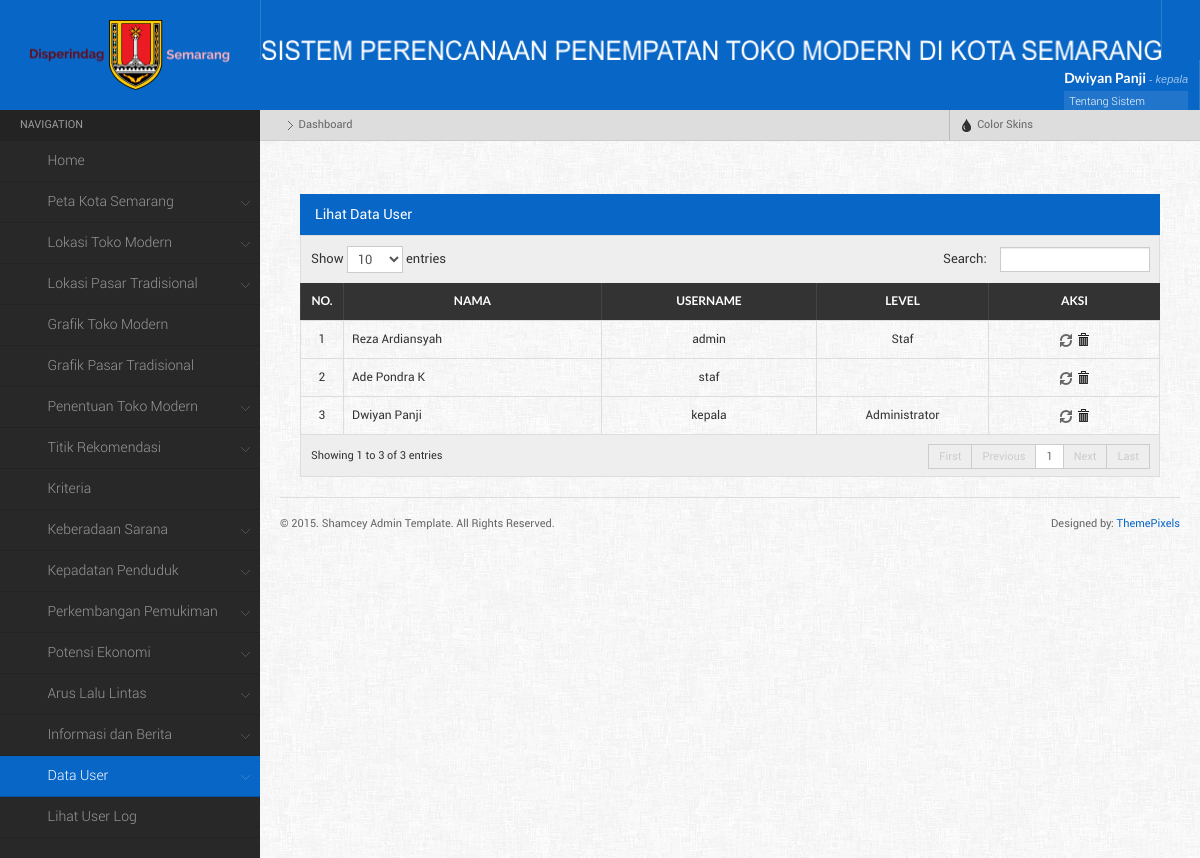
/main.php?menu=lihatUser (signed in), run on an earlier commit of the app's database.
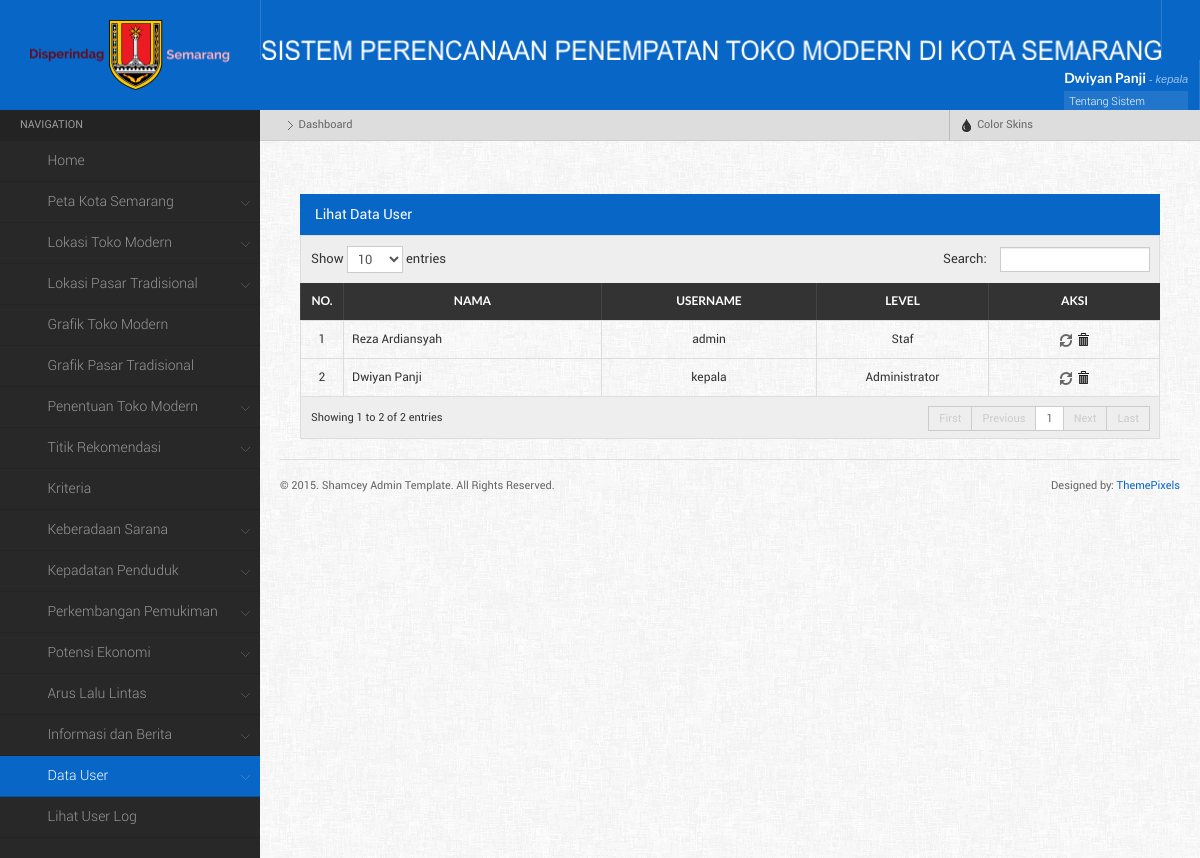
And on a later commit of the database.
### tables this page shows
CREATE TABLE IF NOT EXISTS `user` (
  `id_user` varchar(20) NOT NULL,
  `nama` varchar(50) NOT NULL,
  `username` varchar(50) NOT NULL,
  `password` varchar(100) NOT NULL,
  `level` int(11) NOT NULL,
  `foto` varchar(100) NOT NULL,
  PRIMARY KEY (`id_user`)
);

### component/lihat_user.php (the view, shortened to what this page needs)
<?php
	$query =mysql_query("SELECT * FROM user");
     echo "<div class=\"maincontent\">
            <div class=\"maincontentinner\">
                <h4 class=\"widgettitle\">Lihat Data User</h4>
                <table id=\"dyntable\" class=\"table table-bordered responsive\">
                    <thead>
                        <tr>
                            <th></th>
                            <th><center>No.</th>
                            <th><center>Nama</th>
                            <th><center>Username</th>
							<th><center>Level</th>
							<th><center>Aksi</th>
                        </tr>
                    </thead>
					<tbody>";
				$i = 1;
				function level ($lvl){
				if ($lvl==1){
					echo "Administrator";
				}else if ($lvl==2){
					echo "Staf";
				}else {
					}
				}
				while($pecah = mysql_fetch_array($query)){
				echo "<tr class=\" \">
					<td></td>
					<td style='width:5%;'><center>$i</td>
					<td style='width:30%;'>$pecah[nama]</td>
					<td style='width:25%;'><center>$pecah[username]</td>
					<td style='width:20%;'><center>"; level($pecah['level']);  echo "</td>
					<td class=\"center\" style=\"width: 60px;\"><center>
					<a href= \"main.php?menu=reset&kode=$pecah[id_user]&&username=$pecah[username]\" title=\"Reset password\" onClick=\"return confirm('Apakah Anda yakin ingin mereset password ini?')\"><i class=\" iconsweets-refresh3\"></i></a>
					<a href=\"main.php?menu=hapusUser&kode=$pecah[id_user]\" title=\"Hapus\" onClick=\"return confirm('Apakah Anda yakin ingin menghapus data ini?')\" class=\"icon-trash\"><i></i></a>
					</td>
			</tr>";
			$i++;
	};
	echo "</tbody>
	</table>
			</div>
	  </div>";
?>

### main.php (shortened to what this page needs)
<?php
if (empty($_SESSION['username']) AND empty ($_SESSION['id_user'])){
	echo "<meta http-equiv=\"refresh\" content=\"0; url=index.php\">";
}else{
?>
<html>
	<head>
		<link rel="stylesheet" href="css/style.default.css" type="text/css" />
		<link rel="stylesheet" href="css/responsive-tables.css">
		<link rel="stylesheet" href="css/bootstrap-fileupload.min.css" type="text/css" />
		<link rel="stylesheet" href="css/bootstrap-timepicker.min.css" type="text/css" />
	</head>
	<body>
		<?php
			function setActive($d){
				if(ISSET($_GET['menu'])){
					if($_GET['menu'] == $d){
						echo "class='active'";
					}
				}
			}
			function setActive1(){
			echo "active";
			}
		?>
	<div class="mainwrapper">
    <div class="header">
		<div class="logo">
			<img src="images/disperindag.png" alt="" style=" width:200px; height:70px; margin-top:-20px; !important" />
		</div>
			<div class="headerinner">
                <ul class="headmenu">
					<li>
						<img src="images/logo8.png" alt="" style=" width:900px; height:20px; margin-top:40px; !important"  />
					</li>
				<li class="right">
                    <div class="userloggedinfo">
                        <div class="userinfo">
                            <h5><?php echo $_SESSION['nama_user']; ?> <small>- <?php echo $_SESSION['username']; ?></small></h5>
                            <ul>
								<li> <a  data-toggle="modal" href="#myModal">Tentang Sistem <span class="iconfa-question-sign"></span></a></li>
                                <li><a href="main.php?menu=editProfile">Edit Profile <span class="iconfa-cog"></span></a></li>
                                <li><a href="logout.php">Sign Out <span class="iconfa-signout"></span></a></li>
                            </ul>
                        </div>
                    </div>
                </li>
				</ul>
			</div>
    </div>
    <div class="leftpanel">
        <div class="leftmenu">
            <ul class="nav nav-tabs nav-stacked">
            	<li class="nav-header">Navigation</li>
					<?php
						if($_SESSION['level'] == '1'){
					?>
						<li <?php setActive('dashboard');?>><a href="main.php"><span class="iconfa-home"></span>Home</a>
						</li>
						<li class="dropdown  <?php if (($_GET['menu'] == 'petaSemarang') || ($_GET['menu'] == 'petaSemarangapi')){ setActive1(); }?>"><a href=""><span class="iconfa-globe"></span>Peta Kota Semarang</a>
						</li>
						<li class="dropdown  <?php if (($_GET['menu'] == 'formToko') || ($_GET['menu'] == 'lihatToko')){ setActive1(); }?>"><a href=""><span class="iconfa-tags"></span>Lokasi Toko Modern</a>
						</li>
						<li class="dropdown  <?php if (($_GET['menu'] == 'formPasar') || ($_GET['menu'] == 'lihatPasar')){ setActive1(); }?>"><a href=""><span class="iconfa-shopping-cart"></span>Lokasi Pasar Tradisional</a>
						</li>
						<li <?php setActive('grafikToko');?>><a href="main.php?menu=grafikToko"><span class="iconfa-bar-chart"></span>Grafik Toko Modern</a>
						</li>
						<li <?php setActive('grafikPasar');?>><a href="main.php?menu=grafikPasar"><span class="iconfa-signal"></span>Grafik Pasar Tradisional</a>
						</li>
						<li class="dropdown  <?php if (($_GET['menu'] == 'penentuanToko') || ($_GET['menu'] == 'penentuanTokoall')){ setActive1(); }?>"><a href=""><span class="iconfa-map-marker"></span>Penentuan Toko Modern</a>
						</li>
						<li class="dropdown  <?php if (($_GET['menu'] == 'formTitik') || ($_GET['menu'] == 'lihatTitik')){ setActive1(); }?>"><a href=""><span class="iconfa-screenshot"></span>Titik Rekomendasi</a>
						</li>
						<li <?php setActive('lihatKriteria');?>><a href="main.php?menu=lihatKriteria"><span class="iconfa-wrench"></span>Kriteria</a>
						</li>
						<li class="dropdown  <?php if (($_GET['menu'] == 'formKeberadaan') || ($_GET['menu'] == 'lihatKeberadaan')){ setActive1(); }?>"><a href=""><span class="iconfa-umbrella"></span>Keberadaan Sarana</a>
						</li>
						<li class="dropdown  <?php if (($_GET['menu'] == 'formKepadatan') || ($_GET['menu'] == 'lihatKepadatan')){ setActive1(); }?>"><a href=""><span class="iconfa-th-large"></span>Kepadatan Penduduk</a>
						</li>
						<li class="dropdown  <?php if (($_GET['menu'] == 'formPerkembangan') || ($_GET['menu'] == 'lihatPerkembangan')){ setActive1(); }?>"><a href=""><span class="iconfa-th"></span>Perkembangan Pemukiman</a>
						</li>
						<li class="dropdown  <?php if (($_GET['menu'] == 'formPotensi') || ($_GET['menu'] == 'lihatPotensi')){ setActive1(); }?>"><a href=""><span class="iconfa-align-left"></span>Potensi Ekonomi</a>
						</li>
						<li class="dropdown  <?php if (($_GET['menu'] == 'formArus') || ($_GET['menu'] == 'lihatArus')){ setActive1(); }?>"><a href=""><span class="iconfa-road"></span>Arus Lalu Lintas</a>
						</li>
						<li class="dropdown  <?php if (($_GET['menu'] == 'formInfo') || ($_GET['menu'] == 'lihatInfo')){ setActive1(); }?>"><a href=""><span class="iconfa-info-sign"></span>Informasi dan Berita</a>
						</li>
						<li class="dropdown <?php if (($_GET['menu'] == 'formInputUser') || ($_GET['menu'] == 'lihatUser')){ setActive1(); }?>"><a href=""><span class="iconfa-user"></span>Data User</a>
						</li>
						<li <?php setActive('lihatLog');?>><a href="main.php?menu=lihatLog"><span class="iconfa-pencil"></span>Lihat User Log</a>
						</li>
						<?php }
						 ?>
			</ul>
        </div>
    </div>
    <div class="rightpanel">
        <ul class="breadcrumbs">
            <li><a href="main.php"><i class="iconfa-home"></i></a> <span class="separator"></span></li>
            <li>Dashboard</li>
			<li class="right">
                    <a href="" data-toggle="dropdown" class="dropdown-toggle"><i class="icon-tint"></i> Color Skins</a>
            </li>
        </ul>
        <div class="maincontent">
            <div class="maincontentinner" style='position:relative;'>
			<?php
			if(ISSET($_GET['menu'])){
				$d = $_GET['menu'];
				if($d == 'home'){
					include "component/home.php";
				}else if($d == 'dashboard'){
					include "main.php";
				}else if($d == 'editProfile'){
					include "component/editprofile.php";
				}else if($d == 'resetPass'){
					include "component/resetpass.php";
				}else if($d == 'formInputUser'){
					include "component/form_user.php";
				}else if($d == 'lihatUser'){
					include "component/lihat_user.php";
				}else if($d == 'reset'){
					include "component/resetpass.php";
				}else if($d == 'hapusUser'){
					include "component/hapus_user.php";
				}else if($d == 'lihatLog'){
					include "component/lihat_log.php";
				}else if($d == 'formTitik'){
					include "component/form_titik.php";
				}else if($d == 'lihatTitik'){
					include "component/lihat_titik.php";
				}else if($d == 'editTitik'){
					include "component/form_edit_titik.php";
				}else if($d == 'hapusTitik'){
					include "component/hapus_titik.php";
				}else if($d == 'lihatKriteria'){
					include "component/lihat_kriteria.php";
				}else if($d == 'editKriteria'){
					include "component/form_edit_kriteria.php";
				}else if($d == 'hapusKriteria'){
					include "component/hapus_kriteria.php";
				}else if($d == 'formKeberadaan'){
					include "component/form_keberadaan.php";
				}else if($d == 'lihatKeberadaan'){
					include "component/lihat_keberadaan.php";
				}else if($d == 'editKeberadaan'){
					include "component/form_edit_keberadaan.php";
				}else if($d == 'hapusKeberadaan'){
					include "component/hapus_keberadaan.php";
				}else if($d == 'formKepadatan'){
					include "component/form_kepadatan.php";
				}else if($d == 'lihatKepadatan'){
					include "component/lihat_kepadatan.php";
				}else if($d == 'editKepadatan'){
					include "component/form_edit_kepadatan.php";
				}else if($d == 'hapusKepadatan'){
					include "component/hapus_kepadatan.php";
				}else if($d == 'formPerkembangan'){
					include "component/form_perkembangan.php";
				}else if($d == 'lihatPerkembangan'){
					include "component/lihat_perkembangan.php";
				}else if($d == 'editPerkembangan'){
					include "component/form_edit_perkembangan.php";
				}else if($d == 'hapusPerkembangan'){
					include "component/hapus_perkembangan.php";
				}else if($d == 'formPotensi'){
					include "component/form_potensi.php";
				}else if($d == 'lihatPotensi'){
					include "component/lihat_potensi.php";
				}else if($d == 'editPotensi'){
					include "component/form_edit_potensi.php";
				}else if($d == 'hapusPotensi'){
					include "component/hapus_potensi.php";
				}else if($d == 'formArus'){
					include "component/form_arus.php";
				}else if($d == 'lihatArus'){
					include "component/lihat_arus.php";
				}else if($d == 'editArus'){
					include "component/form_edit_arus.php";
				}else if($d == 'hapusArus'){
					include "component/hapus_arus.php";
				}else if($d == 'formInfo'){
					include "component/form_info.php";
				}else if($d == 'lihatInfo'){
					include "component/lihat_info.php";
				}else if($d == 'editInfo'){
					include "component/form_edit_info.php";
				}else if($d == 'hapusInfo'){
					include "component/hapus_info.php";
				}else if($d == 'petaToko'){
					include "component/peta_toko.php";
				}else if($d == 'formToko'){
					include "component/form_toko.php";
				}else if($d == 'lihatToko'){
					include "component/lihat_toko.php";
				}else if($d == 'editToko'){
					include "component/form_edit_toko.php";
				}else if($d == 'hapusToko'){
					include "component/hapus_toko.php";
				}else if($d == 'petaPasar'){
					include "component/peta_pasar.php";
				}else if($d == 'formPasar'){
					include "component/form_pasar.php";
				}else if($d == 'lihatPasar'){
					include "component/lihat_pasar.php";
				}else if($d == 'editPasar'){
					include "component/form_edit_pasar.php";
				}else if($d == 'hapusPasar'){
					include "component/hapus_pasar.php";
				}else if($d == 'formGaleri'){
					include "component/form_galeri.php";
				}else if($d == 'lihatGaleri'){
					include "component/lihat_galeri.php";
				}else if($d == 'editGaleri'){
					include "component/form_edit_galeri.php";
				}else if($d == 'hapusGaleri'){
					include "component/hapus_galeri.php";
				}else if($d == 'formPegawai'){
					include "component/form_pegawai.php";
				}else if($d == 'lihatPegawai'){
					include "component/lihat_pegawai.php";
				}else if($d == 'editPegawai'){
					include "component/form_edit_pegawai.php";
				}else if($d == 'hapusPegawai'){
					include "component/hapus_pegawai.php";
				}else if($d == 'grafikToko'){
					include "component/grafik_toko.php";
				}else if($d == 'grafikPasar'){
					include "component/grafik_pasar.php";
				}else if($d == 'penentuanToko'){
					include "component/penentuan_toko.php";
				}else if($d == 'hasilHitung'){
					include "component/hasil.php";
				}else if($d == 'penentuanTokoall'){
					include "component/penentuan_tokoall.php";
				}else if($d == 'hasilHitungall'){
					include "component/hasilall.php";
				}else if($d == 'petaSemarangapi'){
					include "component/peta_api.php";
				}else if($d == 'petaSemarang'){
					include "component/peta.php";
				}
				else{
				echo"<h4 class='widgettitle'>Home</h4><div class='widgetcontent'> <img src='img/home7.jpg'/></div>";
				}
			}else{
				echo"<h4 class='widgettitle'>Home</h4><div class='widgetcontent'> <img src='img/home7.jpg'/></div>";
			};?>
                <div class="footer">
                    <div class="footer-left">
                        <span>&copy; 2015. Shamcey Admin Template. All Rights Reserved.</span>
                    </div>
                    <div class="footer-right">
                        <span>Designed by: <a href="http://themepixels.com/">ThemePixels</a></span>
                    </div>
                </div>
            </div>
        </div>
    </div>
	</div>
	</body>
</html>
<?php }?>

### css/responsive-tables.css (style rules this page uses)
table.responsive { margin-bottom: 0; }
table.responsive td, table.responsive th { position: relative; overflow: hidden; white-space: wrap !important; }

What changed in the data, as far as the page shows it:
removed user: nama "Ade Pondra K", username "staf"
Also different on the page:
text written by a page script: "Show entries Search: Showing 1 to 3 of 3 entries First Previous 1 Next Last" → "Show entries Search: Showing 1 to 2 of 2 entries First Previous 1 Next Last"
